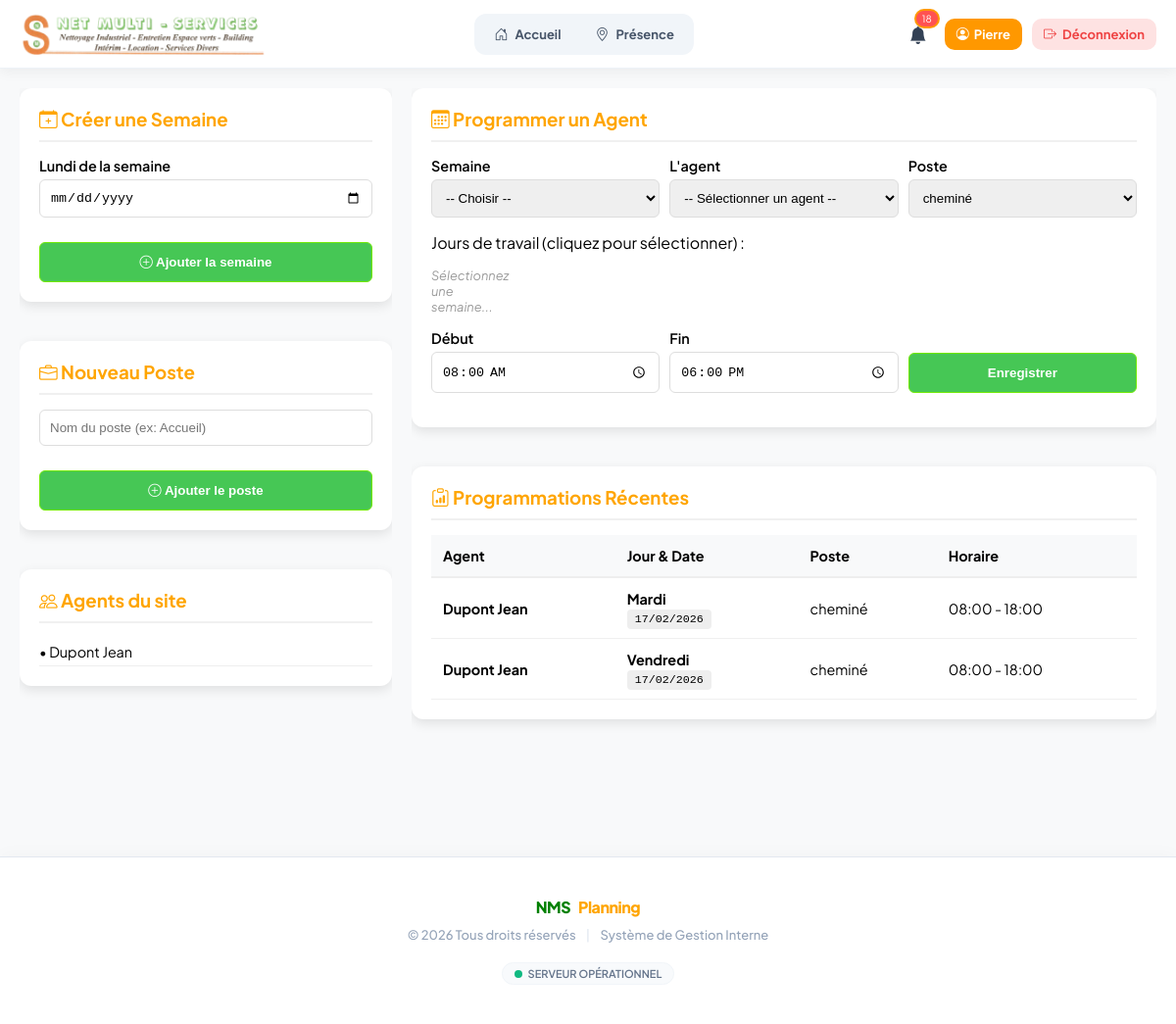
/planning/planning_superviseur.php (signed in), run on the app's committed database.
### tables this page shows
CREATE TABLE `users` (
  `id_user` int NOT NULL AUTO_INCREMENT,
  `nom` varchar(100) DEFAULT NULL,
  `prenom` varchar(100) DEFAULT NULL,
  `email` varchar(150) DEFAULT NULL,
  `password` varchar(255) DEFAULT NULL,
  `role` enum('ADMIN','SUPERVISEUR','AGENT') NOT NULL,
  `id_site` int DEFAULT NULL,
  `date_embauche` date DEFAULT NULL,
  `photo` varchar(255) DEFAULT NULL,
  `cv` varchar(255) DEFAULT NULL,
  `created_at` timestamp NULL DEFAULT CURRENT_TIMESTAMP,
  `contact` int DEFAULT NULL,
  `username` varchar(25) NOT NULL,
  `actif` tinyint(1) DEFAULT '1',
  PRIMARY KEY (`id_user`),
  UNIQUE KEY `email` (`email`)
);

CREATE TABLE `programmations` (
  `id_programmation` int NOT NULL AUTO_INCREMENT,
  `id_agent` int NOT NULL,
  `id_site` int NOT NULL,
  `id_poste` int NOT NULL,
  `id_semaine` int NOT NULL,
  `jour` enum('Lundi','Mardi','Mercredi','Jeudi','Vendredi','Samedi','Dimanche') NOT NULL,
  `date_creation` datetime DEFAULT CURRENT_TIMESTAMP,
  `heure_debut` time NOT NULL,
  `heure_fin` time NOT NULL,
  `id_superviseur` int DEFAULT NULL,
  `date_planning` date NOT NULL,
  PRIMARY KEY (`id_programmation`),
  KEY `fk_prog_semaine` (`id_semaine`),
  KEY `fk_prog_agent` (`id_agent`),
  KEY `fk_prog_site` (`id_site`),
  KEY `fk_prog_poste` (`id_poste`),
  KEY `idx_prog_jour` (`jour`),
  KEY `fk_prog_superviseur` (`id_superviseur`),
  CONSTRAINT `fk_prog_agent` FOREIGN KEY (`id_agent`) REFERENCES `users` (`id_user`) ON DELETE CASCADE,
  CONSTRAINT `fk_prog_poste` FOREIGN KEY (`id_poste`) REFERENCES `postes` (`id_poste`) ON DELETE CASCADE,
  CONSTRAINT `fk_prog_semaine` FOREIGN KEY (`id_semaine`) REFERENCES `semaines` (`id_semaine`) ON DELETE CASCADE,
  CONSTRAINT `fk_prog_site` FOREIGN KEY (`id_site`) REFERENCES `sites` (`id_site`) ON DELETE CASCADE,
  CONSTRAINT `fk_prog_superviseur` FOREIGN KEY (`id_superviseur`) REFERENCES `users` (`id_user`) ON DELETE CASCADE
);

CREATE TABLE `postes` (
  `id_poste` int NOT NULL AUTO_INCREMENT,
  `libelle` varchar(150) NOT NULL,
  `description` text,
  `id_site` int NOT NULL,
  PRIMARY KEY (`id_poste`),
  KEY `fk_poste_site` (`id_site`),
  CONSTRAINT `fk_poste_site` FOREIGN KEY (`id_site`) REFERENCES `sites` (`id_site`) ON DELETE CASCADE
);

### planning/planning_superviseur.php (the view, shortened to what this page needs)
<?php
require_once "../config/database.php";
$id_site = $_SESSION['id_site'];
$agents = $pdo->prepare("SELECT id_user, prenom, nom FROM users WHERE role = 'AGENT' AND id_site = ? ORDER BY nom");
$agents->execute([$id_site]);
$agents = $agents->fetchAll(PDO::FETCH_ASSOC);
$stmtPostes = $pdo->prepare("SELECT * FROM postes WHERE id_site=?");
$stmtPostes->execute([$id_site]);
$postes = $stmtPostes->fetchAll();
$stmtPlan = $pdo->prepare("SELECT p.*, u.nom, u.prenom, po.libelle as poste_nom
    FROM programmations p
    JOIN users u ON p.id_agent = u.id_user
    JOIN postes po ON p.id_poste = po.id_poste
    WHERE p.id_site = ? ORDER BY p.date_planning DESC LIMIT 15");
$stmtPlan->execute([$id_site]);
$recent_plannings = $stmtPlan->fetchAll(PDO::FETCH_ASSOC);
?>
<?php include_once __DIR__ . '/../includes/header.php'; ?>
<div class="admin-grid">
    <div class="side-col">
        <div class="card">
            <h3><i class="bi bi-calendar-plus"></i> Créer une Semaine</h3>
            <form method="post">
                <div class="form-group">
                    <label>Lundi de la semaine</label>
                    <input type="date" name="date_debut" class="form-control" required>
                </div>
                <button name="create_week" class="btn-main btn-week"><i class="bi bi-plus-circle"></i> Ajouter la semaine</button>
            </form>
        </div>
        <div class="card">
            <h3><i class="bi bi-briefcase"></i> Nouveau Poste</h3>
            <form method="post">
                <div class="form-group">
                    <input type="text" name="libelle_poste" class="form-control" placeholder="Nom du poste (ex: Accueil)" required>
                </div>
                <button name="add_poste" class="btn-main btn-week"><i class="bi bi-plus-circle"></i> Ajouter le poste</button>
            </form>
        </div>
        <div class="card">
            <h3><i class="bi bi-people"></i> Agents du site</h3>
            <div style="max-height: 200px; overflow-y: auto;">
                <?php foreach($agents as $a): ?>
                    <div style="padding: 5px 0; border-bottom: 1px solid #eee; font-size: 0.9em;">
                        • <?= htmlspecialchars($a['nom'].' '.$a['prenom']) ?>
                    </div>
                <?php endforeach; ?>
            </div>
        </div>
    </div>
    <div class="main-col">
        <div class="card">
            <h3><i class="bi bi-calendar3"></i> Programmer un Agent</h3>
            <form method="post">
                <div style="display: grid; grid-template-columns: 1fr 1fr 1fr; gap: 10px;">
                    <div class="form-group">
                        <label>Semaine</label>
                        <select name="id_semaine" id="semSelect" class="form-control" required>
                            <option value="">-- Choisir --</option>
                        </select>
                    </div>
                    <div class="form-group">
                        <label>L'agent</label>
                        <select name="id_agent" class="form-control" required>
                            <option value="">-- Sélectionner un agent --</option>
                        </select>
                    </div>
                    <div class="form-group">
                        <label>Poste</label>
                        <select name="id_poste" class="form-control" required>
                            <?php foreach($postes as $p): ?>
                                <option value="<?= $p['id_poste'] ?>"><?= $p['libelle'] ?></option>
                            <?php endforeach; ?>
                        </select>
                    </div>
                </div>
                <label>Jours de travail (cliquez pour sélectionner) :</label>
                <div class="week-grid" id="daysContainer">
                    <p style="color: #999; font-style: italic; font-size: 0.8em;">Sélectionnez une semaine...</p>
                </div>
                <div style="display: grid; grid-template-columns: 1fr 1fr 1fr; gap: 10px; align-items: end;">
                    <div class="form-group">
                        <label>Début</label>
                        <input type="time" name="heure_debut" class="form-control" value="08:00">
                    </div>
                    <div class="form-group">
                        <label>Fin</label>
                        <input type="time" name="heure_fin" class="form-control" value="18:00">
                    </div>
                    <div class="form-group">
                        <button name="programmer" class="btn-main btn-save">Enregistrer</button>
                    </div>
                </div>
            </form>
        </div>
        <div class="card">
            <h3><i class="bi bi-clipboard-data"></i> Programmations Récentes</h3>
            <div class="table-container">
                <table class="styled-table">
                    <thead>
                        <tr>
                            <th>Agent</th>
                            <th>Jour & Date</th>
                            <th>Poste</th>
                            <th>Horaire</th>
                        </tr>
                    </thead>
                    <tbody>
                        <?php foreach($recent_plannings as $p): ?>
                        <tr>
                            <td><strong><?= htmlspecialchars($p['nom'].' '.$p['prenom']) ?></strong></td>
                            <td>
                                <span style="color: var(--primary-orange); font-weight: bold;"><?= $p['jour'] ?></span><br>
                                <span class="badge-date"><?= date('d/m/Y', strtotime($p['date_planning'])) ?></span>
                            </td>
                            <td><?= htmlspecialchars($p['poste_nom']) ?></td>
                            <td><?= substr($p['heure_debut'],0,5) ?> - <?= substr($p['heure_fin'],0,5) ?></td>
                        </tr>
                        <?php endforeach; ?>
                    </tbody>
                </table>
            </div>
        </div>
    </div>
</div>
<?php include_once __DIR__ . '/../includes/footer.php'; ?>

### assets/css/layout/header.css (style rules this page uses)
:root { --primary: #FF9800; --primary-dark: #E68900; --danger: #FF5252; --success: #4CAF50; --info: #2196F3; --text-main: #1A1C1E; --shadow: 0 4px 12px rgba(0,0,0,0.05); }
* { margin: 0; padding: 0; box-sizing: border-box; }
body { font-family: 'Plus Jakarta Sans', sans-serif; background-color: #F8F9FA; }

### assets/css/pages/planning/planning_superviseur.css (style rules this page uses)
.admin-grid { display: grid; grid-template-columns: 1fr 2fr; gap: 20px; padding: 20px; max-width: 1400px; margin: auto; }
.card { background: white; padding: 20px; border-radius: 12px; box-shadow: 0 4px 12px rgba(0,0,0,0.1); margin-bottom: 20px; }
.card h3 { margin-top: 0; color: orange; border-bottom: 2px solid #f0f0f0; padding-bottom: 10px; margin-bottom: 15px; }
.week-grid { display: grid; grid-template-columns: repeat(auto-fill, minmax(80px, 1fr)); gap: 8px; margin: 15px 0; }
.form-group { margin-bottom: 15px; }
.form-group label { display: block; margin-bottom: 5px; font-weight: 600; font-size: 0.9em; }
.form-control { width: 100%; padding: 10px; border: 1px solid #ddd; border-radius: 6px; }
.btn-main { width: 100%; padding: 12px; border: 0.5px solid #72ea09; border-radius: 6px; cursor: pointer; font-weight: bold; transition: 0.3s; }
.btn-save { background: #46c755; color: white; }
.btn-week { background: #46c755; color: white; margin-top: 10px; }
.table-container { overflow-x: auto; }
.styled-table { width: 100%; border-collapse: collapse; font-size: 0.9em; }
.styled-table th { background: #f8f9fa; padding: 12px; text-align: left; border-bottom: 2px solid #eee; }
.styled-table td { padding: 12px; border-bottom: 1px solid #f0f0f0; }
.badge-date { background: #eee; padding: 3px 8px; border-radius: 4px; font-family: monospace; }
.side-col { display: flex; flex-direction: column; gap: 20px;overflow: auto; }
.main-col { display: flex; flex-direction: column; gap: 20px;overflow: auto; }

### data on the page
users: nom+prenom "Dupont Jean"
programmations: id_agent.prenom "Dupont Jean", jour "Mardi", date_planning "17/02/2026", id_poste.libelle "cheminé", heure_debut "08:00", heure_fin "18:00"
programmations: id_agent.prenom "Dupont Jean", jour "Vendredi", date_planning "17/02/2026", id_poste.libelle "cheminé", heure_debut "08:00", heure_fin "18:00"

### other printed values
$notifications_count "18"
$prenom "Pierre"
form field id_poste "cheminé"
